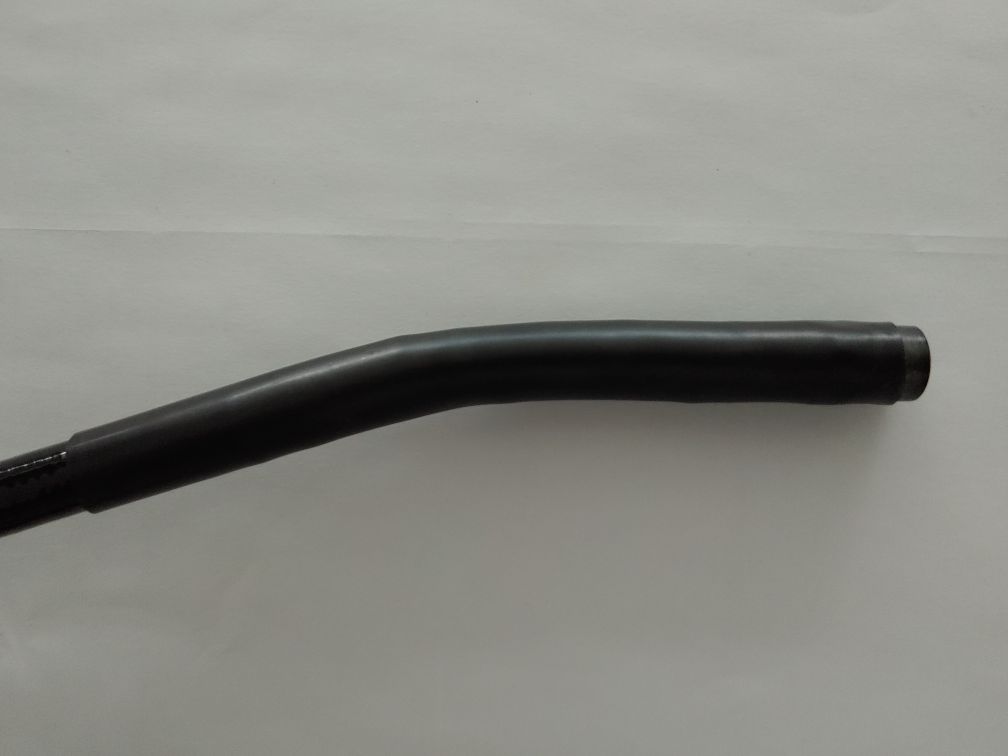
#> input picture images/1.jpg, 4032 x 3024 px (shown at 1/4 size)
$ python -i protractor.py   (imports and definitions only)
#> lines starting #> are read from the running program, lines starting #| are printed output that depends on the picture; after the words box and inside, x2 and y2 are one past the last pixel; in counts of white or black regions, pixels touching at a corner belong together
#> further down, picture is the input picture: shape (3024, 4032, 3); mean B, G, R 134.8, 140.9, 140.3
"""
================================================================================================
Name			: protractor.py
Author			: Wonho Son (sonwonho2005@gmail.com)
Last modified	: 2022-11-20
Description		: 내시경 각도 측정 프로그램
================================================================================================
"""


import math

import cv2
import numpy as np
from matplotlib import pyplot as plt
from numpy.core.fromnumeric import nonzero
from numpy.core.numeric import Inf, NaN


# [130 lines left out: function cal_degree, not called in this run]


def color_filter(frame):
    """색을 필터링하여 마스크를 획득하는 함수

    Args:
        frame (array): 이미지

    Returns:
        black_mask (array): 필터링된 마스크
        binary (array): 필터링된 마스크를 임계 처리하여 이진화한 마스크
    """
    hsv = cv2.cvtColor(frame, cv2.COLOR_BGR2HSV)
#> hsv: shape (3024, 4032, 3); mean H, S, V 36.4, 13.1, 141.3
    lower = np.array([0, 0, 0])
    upper = np.array([360, 255, 60])

    black_mask = cv2.inRange(hsv, lower, upper)
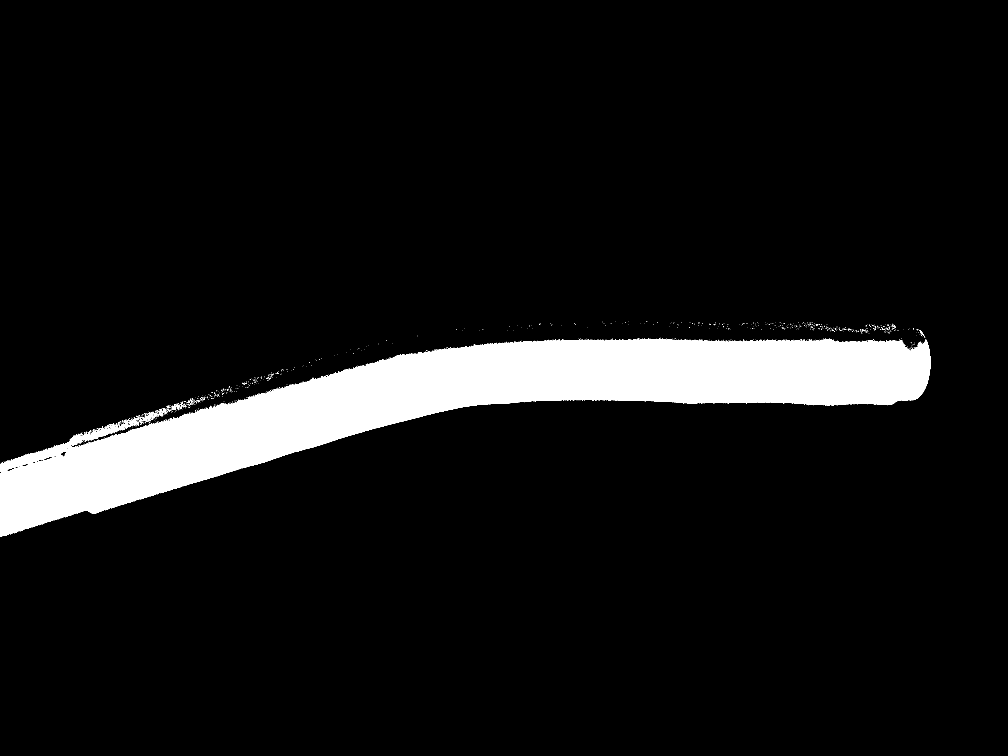
#> black_mask: shape (3024, 4032) (shown at 1/4 size); 7.9% white; 1247 white regions (1216 under 20 px), largest, box (x1, y1, x2, y2) and area: (0, 1354, 3722, 2148) 959107, (505, 1672, 549, 1705) 434, (579, 1652, 624, 1687) 348

    kernel = np.ones((3, 3), dtype=np.float64)
    mask = cv2.filter2D(black_mask.copy(), -1, kernel)
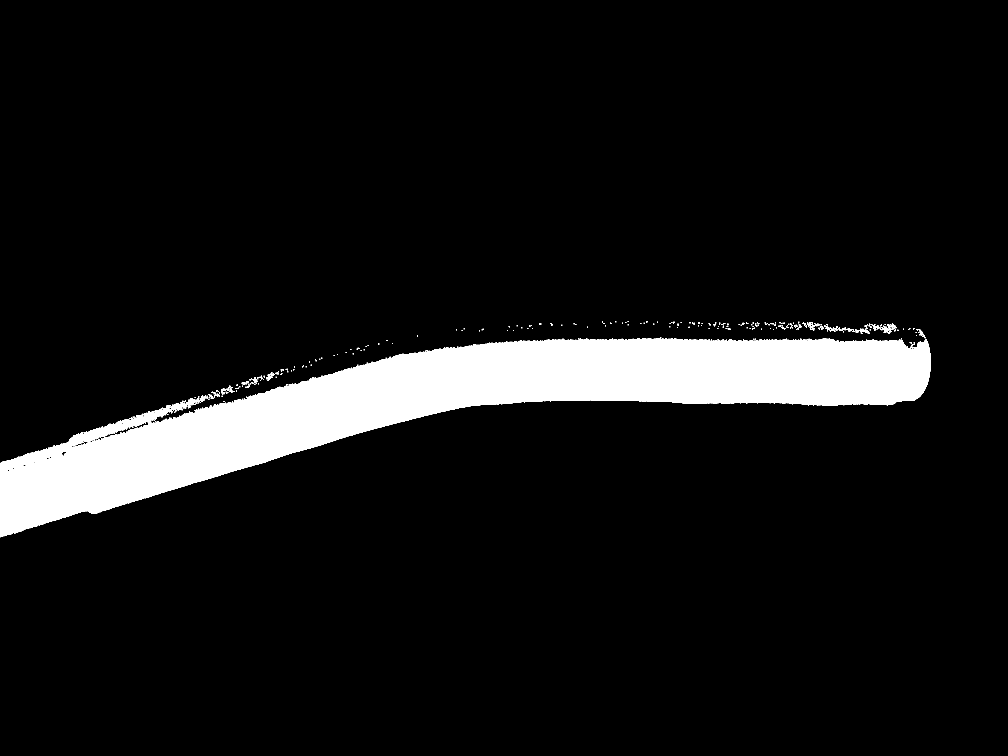
#> mask: shape (3024, 4032) (shown at 1/4 size); 8.2% white; 431 white regions (324 under 20 px), largest, box (x1, y1, x2, y2) and area: (0, 1352, 3723, 2149) 989624, (746, 1593, 779, 1623) 496, (778, 1586, 823, 1613) 436
    _, binary = cv2.threshold(mask, 200, 255, cv2.THRESH_BINARY)
    return black_mask, binary


# [64 lines left out: functions find_orthogonal_inclination, find_y_intercept, find_interserction_point, getAngle, not called in this run]


# [26 lines not run here, left out]

>>> import cv2
>>> picture = cv2.imread('images/1.jpg')
>>> result = color_filter(picture)

$ run again, on images/11.jpg
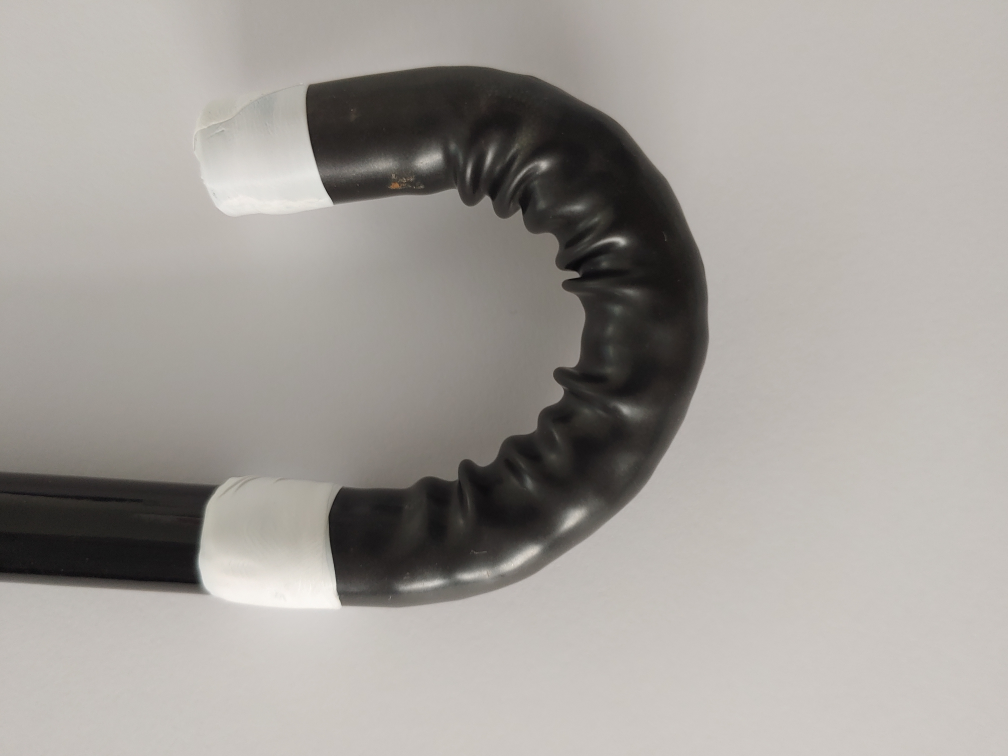
#> input picture images/11.jpg, 4032 x 3024 px (shown at 1/4 size)
#> picture is the input picture: shape (3024, 4032, 3); mean B, G, R 153.1, 157.7, 161.9
#> hsv: shape (3024, 4032, 3); mean H, S, V 18.8, 15.8, 161.9
#> in color_filter, `black_mask = cv2.inRange(hsv, lower, upper)`:
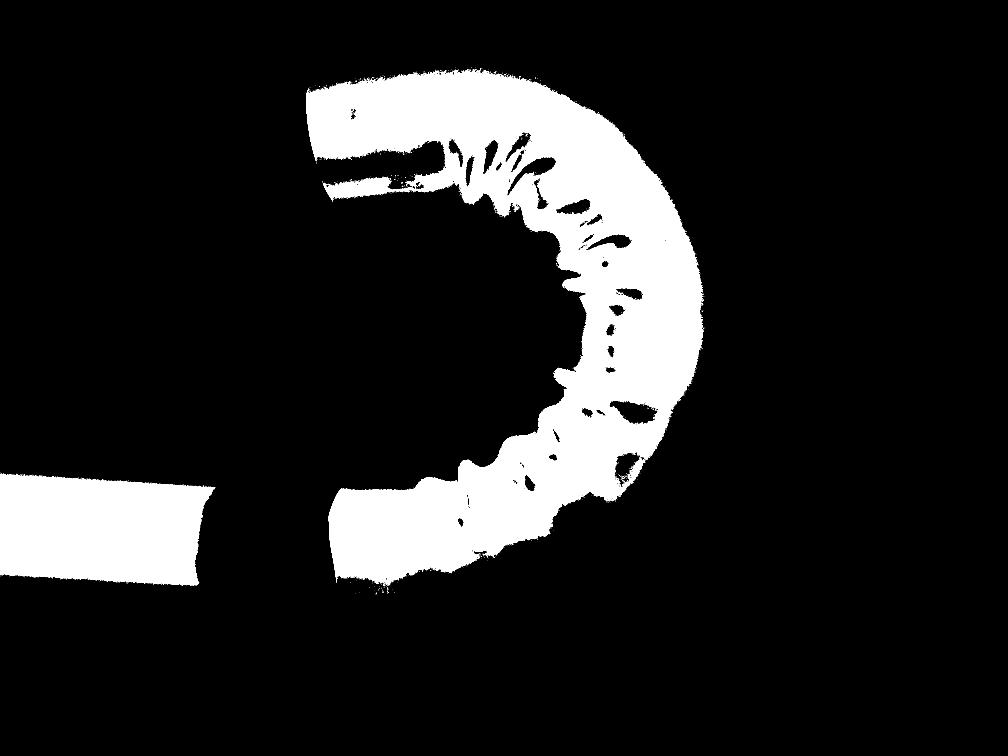
#> black_mask: shape (3024, 4032) (shown at 1/4 size); 13.5% white; 1520 white regions (1497 under 20 px), largest, box (x1, y1, x2, y2) and area: (1225, 280, 2814, 2341) 1324129, (0, 1895, 851, 2343) 318313, (2521, 1840, 2582, 1914) 1717
#> in color_filter, `mask = cv2.filter2D(black_mask.copy(), -1, kernel)`:
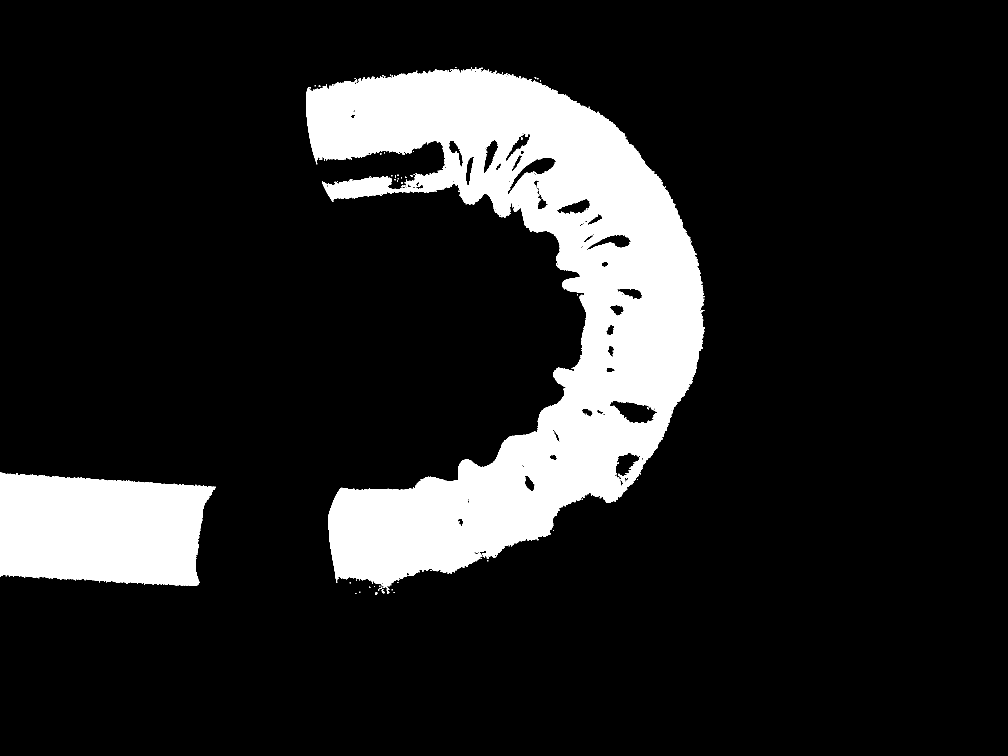
#> mask: shape (3024, 4032) (shown at 1/4 size); 14.1% white; 216 white regions (185 under 20 px), largest, box (x1, y1, x2, y2) and area: (1224, 272, 2818, 2351) 1385923, (0, 1891, 862, 2344) 324162, (2473, 1895, 2498, 1923) 205

$ run again, on images/12.jpg
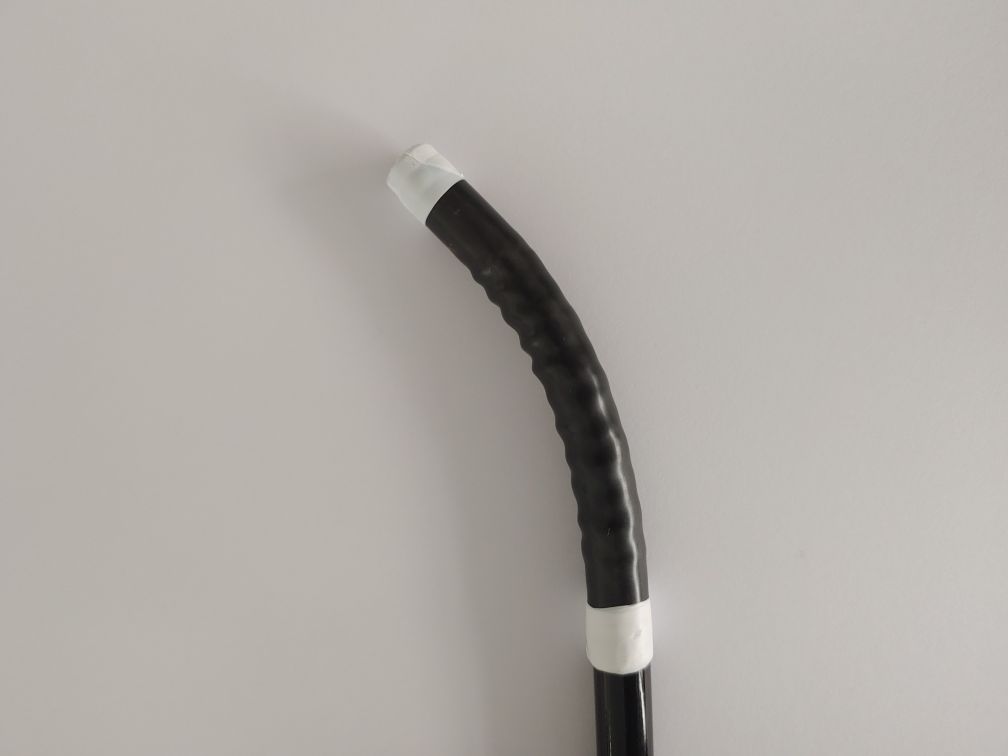
#> input picture images/12.jpg, 4032 x 3024 px (shown at 1/4 size)
#> picture is the input picture: shape (3024, 4032, 3); mean B, G, R 167.2, 172.3, 176.7
#> hsv: shape (3024, 4032, 3); mean H, S, V 17.3, 14.2, 176.7
#> in color_filter, `black_mask = cv2.inRange(hsv, lower, upper)`:
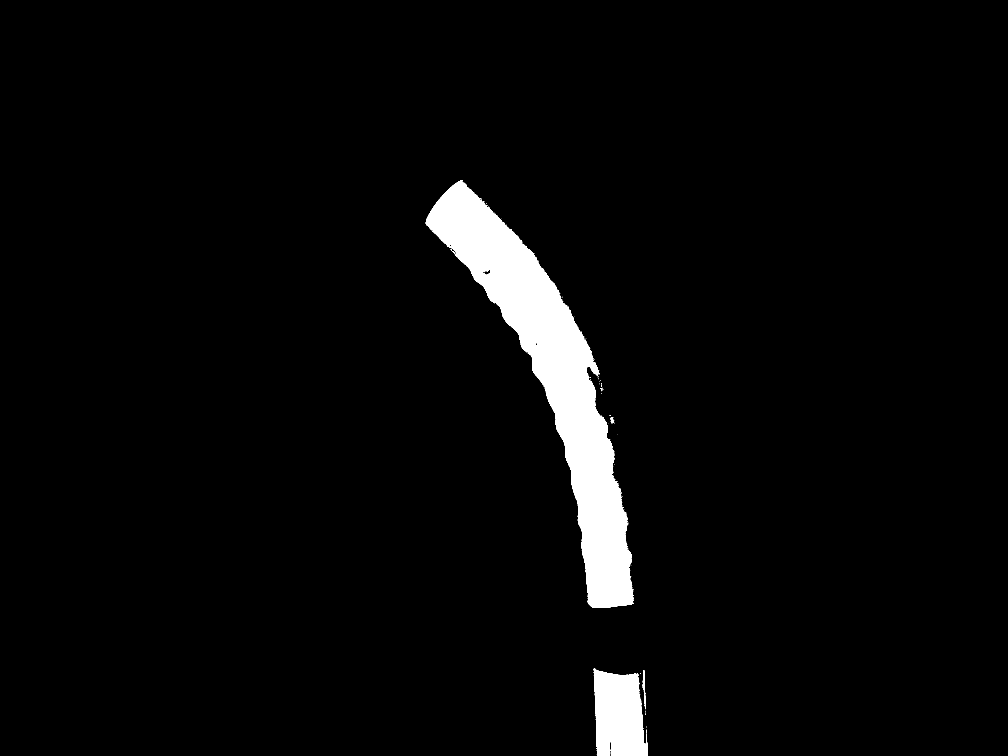
#> black_mask: shape (3024, 4032) (shown at 1/4 size); 3.5% white; 171 white regions (165 under 20 px), largest, box (x1, y1, x2, y2) and area: (1703, 720, 2536, 2432) 369855, (2375, 2672, 2592, 3024) 60953, (2571, 2681, 2583, 2837) 690, (2441, 1669, 2457, 1685) 84, (2442, 1683, 2451, 1694) 32, (2401, 1552, 2410, 1563) 29
#> in color_filter, `mask = cv2.filter2D(black_mask.copy(), -1, kernel)`:
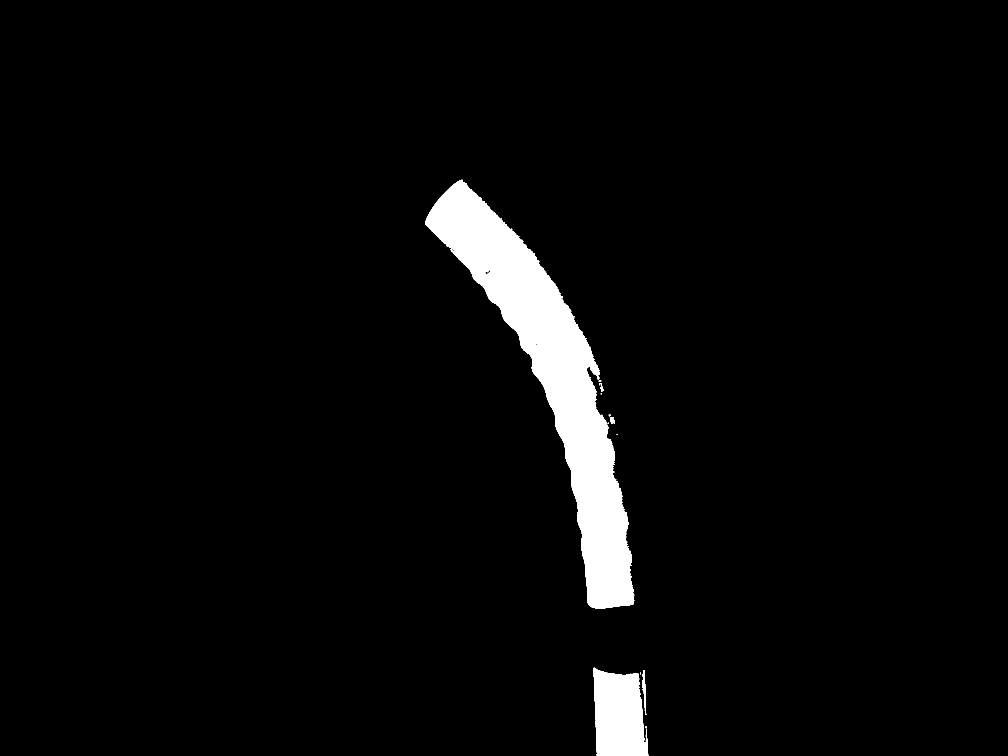
#> mask: shape (3024, 4032) (shown at 1/4 size); 3.6% white; 37 white regions (26 under 20 px), largest, box (x1, y1, x2, y2) and area: (1702, 719, 2537, 2433) 379085, (2374, 2671, 2593, 3024) 62670, (2568, 2680, 2584, 2838) 1152
